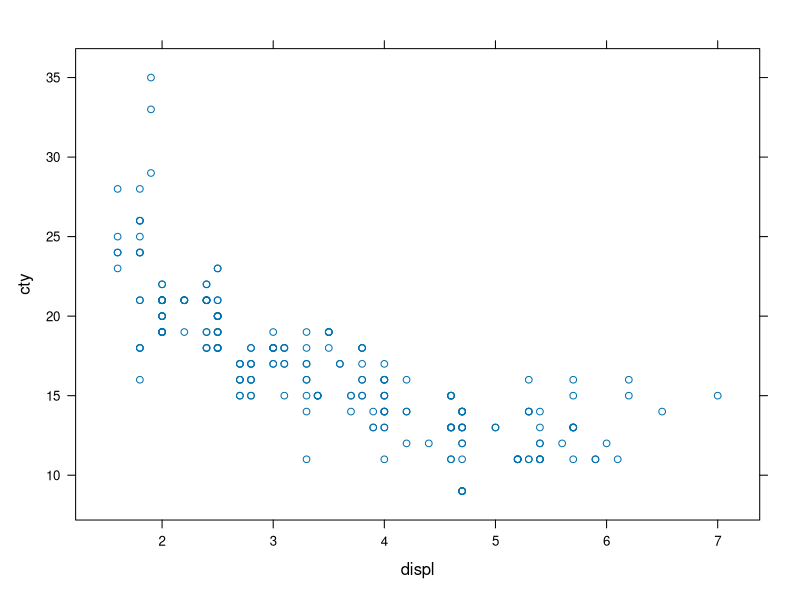
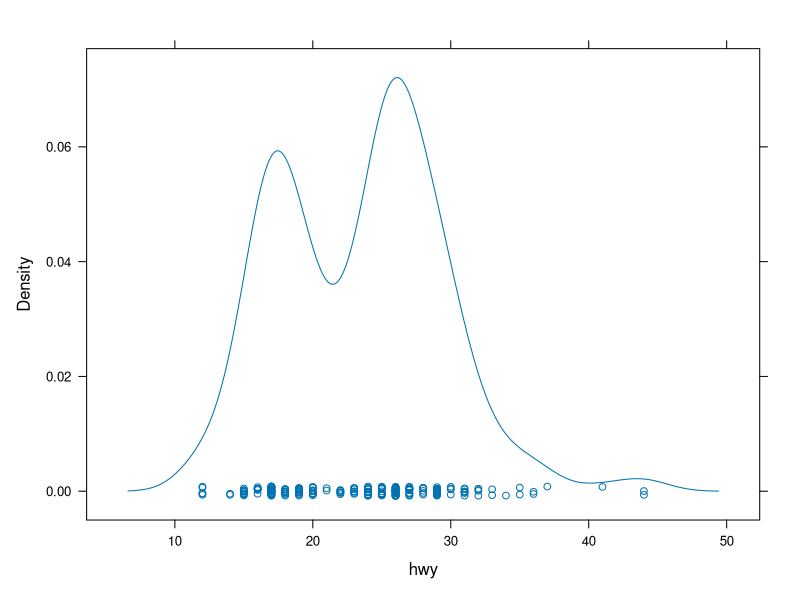

Write R code to recreate these figures, in order.
## ---- chunk 1
knitr::opts_chunk$set(
  collapse = TRUE,
  warning = FALSE,
  message = FALSE,
  comment = "#>",
  class.source = 'white',
  fig.align = 'center',
  eval = FALSE
)
## ---- chunk 2
library(data.table)
mpg <- data.table(ggplot2::mpg)
mpg
## ---- chunk 3
mpg[1]
## ---- chunk 4
mpg[1:3]
## ---- chunk 5
mpg[-(1:3)]
## ---- chunk 6
mpg[7:5]
## ---- chunk 7
mpg[.N]
## ---- chunk 8
mpg[-.N]
## ---- chunk 9
mpg[sample(.N, 10)]
## ---- chunk 10
mpg[sample(.N, (.N * 0.1))]
## ---- chunk 11
head(mpg, 10)
## ---- chunk 12
tail(mpg, 10)
## ---- chunk 13
mpg[model == "a4"]
## ---- chunk 14
mpg[model == "a4" & cyl == 6]
## ---- chunk 15
mpg[model != "a4"]
## ---- chunk 16
mpg[!model %in% c("a4", "passat")]
## ---- chunk 17
mpg[cty > 25]
## ---- chunk 18
mpg[rep(c(TRUE, FALSE), length = .N)]
## ---- chunk 19
mpg[.(2008, "compact"), on = c("year", "class")]
## ---- chunk 20
mpg[.(1999, c("subcompact", "midsize")), min(hwy), on = c("year", "class")]
## ---- chunk 21
mpg[grep("^c", model)]
## ---- chunk 22
mpg[.(2008, "compact"), mult = "first", on = c("year", "class")]
## ---- chunk 23
mpg[.(1999, "suv"), mult = "last", on = c("year", "class")]
## ---- chunk 24
mpg[.(c(4, 5, 6), "r"), mult = "first", on = c("cyl", "drv")]
## ---- chunk 25
mpg[.(c(4, 5, 6), "r"), mult = "first", nomatch = 0L, on = c("cyl", "drv")]
## ---- chunk 26
mpg[, head(.SD, 1), by = class]
## ---- chunk 27
mpg[, tail(.SD, 1), by = class]
## ---- chunk 28
head(mpg[order(hwy)], 5)
## ---- chunk 29
head(mpg[order(-hwy)], 5)
## ---- chunk 30
mpg[order(hwy), head(.SD, 1), by = class]
## ---- chunk 31
mpg[, .(model, cyl, drv, hwy)]
## ---- chunk 32
mpg[, 1:3]
## ---- chunk 33
mpg[, -(1:3)]
## ---- chunk 34
cols <- c("model", "cyl", "drv", "hwy")
mpg[, ..cols] # option 1
mpg[, cols, with = FALSE] # option 2
## ---- chunk 35
cols <- c("model", "cyl", "drv", "hwy")
mpg[, -..cols] # option 1
mpg[, -cols, with = FALSE] # option 2
## ---- chunk 36
mpg[, displ:drv]
## ---- chunk 37
mpg[, -(displ:drv)]
## ---- chunk 38
cols <- grep("^m", names(mpg))
mpg[, ..cols]
## ---- chunk 39
cols <- grep("^m", names(mpg))
mpg[, -..cols]
## ---- chunk 40
cols <- mpg[, sapply(.SD, is.numeric)]
mpg[, ..cols]
## ---- chunk 41
cols <- mpg[, sapply(.SD, is.numeric)]
mpg[, -..cols]
## ---- chunk 42
mpg[, .N]
## ---- chunk 43
mpg[, .N, by = class]
## ---- chunk 44
mpg[, .N, keyby = class]
## ---- chunk 45
mpg[, mean(cty), by = class]
## ---- chunk 46
mpg[, .(mean_city = mean(cty)), by = class]
## ---- chunk 47
mpg[, .(mean_city = mean(cty)), keyby = class]
## ---- chunk 48
mpg[manufacturer %in% c("honda", "toyota"), mean(hwy), by = manufacturer]
## ---- chunk 49
mpg[, lapply(.SD, class)]
## ---- chunk 50
mpg[, sapply(.SD, class)]
## ---- chunk 51
mpg[, lapply(.SD, function(x) mean(is.na(x)))]
## ---- chunk 52
cols <- mpg[, sapply(.SD, is.numeric)]
mpg[, lapply(.SD, mean), .SDcols = cols]
## ---- chunk 53
cols <- mpg[, sapply(.SD, is.numeric)]
mpg[, lapply(.SD, toupper), .SDcols = -cols]
## ---- chunk 54
mpg[, sum(((cty + hwy) / 2) > 25)]
## ---- chunk 55
mpg[, lattice::xyplot(cty ~ displ)]
## ---- chunk 56
mpg[, lattice::densityplot(~ hwy)]
## ---- chunk 57
mpg[, avg_mpg := (cty + hwy) / 2]
## ---- chunk 58
mpg[, avecty := mean(cty)]
## ---- chunk 59
mpg[, mpgrating := ifelse(cty < mean(cty), "good", "bad")]
## ---- chunk 60
mpg["f", drv := "Front", on = "drv"]
## ---- chunk 61
mpg[, fl := NULL]
## ---- chunk 62
mpg[, c(1:3) := NULL]
## ---- chunk 63
mpg[, length(mpg) := NULL]
## ---- chunk 64
mpg[, grep("^m", names(mpg)) := NULL]
## ---- chunk 65
mpg[, `:=`(manufacturer = NULL,
           year = NULL)]
